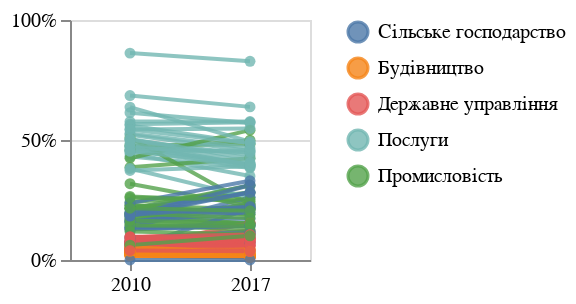

Notebook source saved alongside this figure:
### Code cell
base = alt.Chart(data_new).transform_fold(
   list(data_new.columns[1:6]),
   as_ = ["column", "value"]
).mark_line(point = True).encode(
    x = alt.X(field = 'Year', type = 'nominal', axis = alt.Axis(labelAngle=0, title='')),
    y = alt.Y(field = 'value', type = 'quantitative', 
              scale = alt.Scale(domain = [0, 1]),
              axis = alt.Axis(format='%', title='')),
    color = alt.Color('column:N', legend=alt.Legend(title='')),
    detail = alt.Detail('Region:N'),
    tooltip = alt.Tooltip(['Region:N', 
                           'Year:Q', 'value:Q']),
 opacity=alt.condition(
        select_region,
        alt.value(0.8),
        alt.value(0.1)
    ),
).add_selection(select_region).properties(
    width = 120, height = 120)
base

### Figure 1 — Vega-Lite specification as saved in the notebook (floating-point values rounded to 4 significant figures)
{"config": {"view": {"continuousWidth": 400, "continuousHeight": 300}}, "data": {"name": "data-f7e5d50328d5c71f3b58b2afc571cead"}, "mark": {"type": "line", "point": true}, "encoding": {"color": {"type": "nominal", "field": "column", "legend": {"title": ""}}, "detail": {"type": "nominal", "field": "Region"}, "opacity": {"condition": {"value": 0.8, "selection": "selector021"}, "value": 0.1}, "tooltip": [{"type": "nominal", "field": "Region"}, {"type": "quantitative", "field": "Year"}, {"type": "quantitative", "field": "value"}], "x": {"type": "nominal", "axis": {"labelAngle": 0, "title": ""}, "field": "Year"}, "y": {"type": "quantitative", "axis": {"format": "%", "title": ""}, "field": "value", "scale": {"domain": [0, 1]}}}, "height": 120, "selection": {"selector021": {"type": "single", "on": "mouseover", "fields": ["column"], "nearest": false, "empty": "all"}}, "transform": [{"fold": ["Cільське господарство", "Промисловість", "Будівництво", "Послуги", "Державне управління"], "as": ["column", "value"]}], "width": 120, "$schema": "https://vega.github.io/schema/vega-lite/v4.8.1.json", "datasets": {"data-f7e5d50328d5c71f3b58b2afc571cead": [{"Region, year": "Вінницька, 2010", "Cільське господарство": 0.216, "Промисловість": 0.193, "Будівництво": 0.041, "Послуги": 0.474, "Державне управління": 0.076, "Region": "Вінницька", "Year": 2010, "color": "pink"}, {"Region, year": "Вінницька, 2017", "Cільське господарство": 0.281, "Промисловість": 0.214, "Будівництво": 0.02, "Послуги": 0.398, "Державне управління": 0.087, "Region": "Вінницька", "Year": 2017, "color": "purple"}, {"Region, year": "Волинська, 2010", "Cільське господарство": 0.169, "Промисловість": 0.156, "Будівництво": 0.032, "Послуги": 0.577, "Державне управління": 0.066, "Region": "Волинська", "Year": 2010, "color": "pink"}, {"Region, year": "Волинська, 2017", "Cільське господарство": 0.172, "Промисловість": 0.154, "Будівництво": 0.021, "Послуги": 0.577, "Державне управління": 0.076, "Region": "Волинська", "Year": 2017, "color": "purple"}, {"Region, year": "Дніпропетровська, 2010", "Cільське господарство": 0.047, "Промисловість": 0.477, "Будівництво": 0.018, "Послуги": 0.431, "Державне управління": 0.027, "Region": "Дніпропетровська", "Year": 2010, "color": "pink"}, {"Region, year": "Дніпропетровська, 2017", "Cільське господарство": 0.073, "Промисловість": 0.482, "Будівництво": 0.018, "Послуги": 0.384, "Державне управління": 0.043, "Region": "Дніпропетровська", "Year": 2017, "color": "purple"}, {"Region, year": "Донецька, 2010", "Cільське господарство": 0.038, "Промисловість": 0.458, "Будівництво": 0.033, "Послуги": 0.444, "Державне управління": 0.027, "Region": "Донецька", "Year": 2010, "color": "pink"}, {"Region, year": "Донецька, 2017", "Cільське господарство": 0.072, "Промисловість": 0.499, "Будівництво": 0.017, "Послуги": 0.35, "Державне управління": 0.062, "Region": "Донецька", "Year": 2017, "color": "purple"}, {"Region, year": "Житомирська, 2010", "Cільське господарство": 0.163, "Промисловість": 0.215, "Будівництво": 0.029, "Послуги": 0.5, "Державне управління": 0.093, "Region": "Житомирська", "Year": 2010, "color": "pink"}, {"Region, year": "Житомирська, 2017", "Cільське господарство": 0.235, "Промисловість": 0.19, "Будівництво": 0.015, "Послуги": 0.438, "Державне управління": 0.122, "Region": "Житомирська", "Year": 2017, "color": "purple"}, {"Region, year": "Закарпатська, 2010", "Cільське господарство": 0.134, "Промисловість": 0.19, "Будівництво": 0.038, "Послуги": 0.566, "Державне управління": 0.072, "Region": "Закарпатська", "Year": 2010, "color": "pink"}, {"Region, year": "Закарпатська, 2017", "Cільське господарство": 0.152, "Промисловість": 0.151, "Будівництво": 0.031, "Послуги": 0.574, "Державне управління": 0.092, "Region": "Закарпатська", "Year": 2017, "color": "purple"}, {"Region, year": "Запорізька,2010", "Cільське господарство": 0.09, "Промисловість": 0.386, "Будівництво": 0.02, "Послуги": 0.457, "Державне управління": 0.047, "Region": "Запорізька", "Year": 2010, "color": "pink"}, {"Region, year": "Запорізька,2017", "Cільське господарство": 0.12, "Промисловість": 0.424, "Будівництво": 0.012, "Послуги": 0.387, "Державне управління": 0.057, "Region": "Запорізька", "Year": 2017, "color": "purple"}, {"Region, year": "Івано-Франківська, 2010", "Cільське господарство": 0.127, "Промисловість": 0.241, "Будівництво": 0.043, "Послуги": 0.527, "Державне управління": 0.062, "Region": "Івано-Франківська", "Year": 2010, "color": "pink"}, {"Region, year": "Івано-Франківська, 2017", "Cільське господарство": 0.144, "Промисловість": 0.28, "Будівництво": 0.045, "Послуги": 0.467, "Державне управління": 0.064, "Region": "Івано-Франківська", "Year": 2017, "color": "purple"}, {"Region, year": "Київська, 2010", "Cільське господарство": 0.135, "Промисловість": 0.182, "Будівництво": 0.05, "Послуги": 0.56, "Державне управління": 0.073, "Region": "Київська", "Year": 2010, "color": "pink"}, {"Region, year": "Київська, 2017", "Cільське господарство": 0.143, "Промисловість": 0.215, "Будівництво": 0.042, "Послуги": 0.487, "Державне управління": 0.113, "Region": "Київська", "Year": 2017, "color": "purple"}, {"Region, year": "Кіровоградська, 2010", "Cільське господарство": 0.198, "Промисловість": 0.228, "Будівництво": 0.023, "Послуги": 0.475, "Державне управління": 0.076, "Region": "Кіровоградська", "Year": 2010, "color": "pink"}, {"Region, year": "Кіровоградська, 2017", "Cільське господарство": 0.313, "Промисловість": 0.191, "Будівництво": 0.012, "Послуги": 0.395, "Державне управління": 0.089, "Region": "Кіровоградська", "Year": 2017, "color": "purple"}, {"Region, year": "Луганська, 2010", "Cільське господарство": 0.05, "Промисловість": 0.51, "Будівництво": 0.017, "Послуги": 0.373, "Державне управління": 0.05, "Region": "Луганська", "Year": 2010, "color": "pink"}, {"Region, year": "Луганська, 2017", "Cільське господарство": 0.213, "Промисловість": 0.231, "Будівництво": 0.01, "Послуги": 0.391, "Державне управління": 0.155, "Region": "Луганська", "Year": 2017, "color": "purple"}, {"Region, year": "Львівська, 2010", "Cільське господарство": 0.096, "Промисловість": 0.174, "Будівництво": 0.04, "Послуги": 0.614, "Державне управління": 0.076, "Region": "Львівська", "Year": 2010, "color": "pink"}, {"Region, year": "Львівська, 2017", "Cільське господарство": 0.096, "Промисловість": 0.229, "Будівництво": 0.027, "Послуги": 0.571, "Державне управління": 0.077, "Region": "Львівська", "Year": 2017, "color": "purple"}, {"Region, year": "Миколаївська, 2010", "Cільське господарство": 0.159, "Промисловість": 0.228, "Будівництво": 0.033, "Послуги": 0.522, "Державне управління": 0.058, "Region": "Миколаївська", "Year": 2010, "color": "pink"}, {"Region, year": "Миколаївська, 2017", "Cільське господарство": 0.219, "Промисловість": 0.211, "Будівництво": 0.016, "Послуги": 0.454, "Державне управління": 0.1, "Region": "Миколаївська", "Year": 2017, "color": "purple"}, {"Region, year": "Одеська, 2010", "Cільське господарство": 0.077, "Промисловість": 0.148, "Будівництво": 0.031, "Послуги": 0.685, "Державне управління": 0.059, "Region": "Одеська", "Year": 2010, "color": "pink"}, {"Region, year": "Одеська, 2017", "Cільське господарство": 0.115, "Промисловість": 0.125, "Будівництво": 0.046, "Послуги": 0.638, "Державне управління": 0.076, "Region": "Одеська", "Year": 2017, "color": "purple"}, {"Region, year": "Полтавська, 2010", "Cільське господарство": 0.129, "Промисловість": 0.424, "Будівництво": 0.027, "Послуги": 0.381, "Державне управління": 0.039, "Region": "Полтавська", "Year": 2010, "color": "pink"}, {"Region, year": "Полтавська, 2017", "Cільське господарство": 0.143, "Промисловість": 0.541, "Будівництво": 0.014, "Послуги": 0.261, "Державне управління": 0.041, "Region": "Полтавська", "Year": 2017, "color": "purple"}, {"Region, year": "Рівненська, 2010", "Cільське господарство": 0.159, "Промисловість": 0.265, "Будівництво": 0.044, "Послуги": 0.468, "Державне управління": 0.064, "Region": "Рівненська", "Year": 2010, "color": "pink"}, {"Region, year": "Рівненська, 2017", "Cільське господарство": 0.199, "Промисловість": 0.245, "Будівництво": 0.024, "Послуги": 0.448, "Державне управління": 0.084, "Region": "Рівненська", "Year": 2017, "color": "purple"}, {"Region, year": "Сумська, 2010", "Cільське господарство": 0.135, "Промисловість": 0.318, "Будівництво": 0.021, "Послуги": 0.454, "Державне управління": 0.072, "Region": "Сумська", "Year": 2010, "color": "pink"}, {"Region, year": "Сумська, 2017", "Cільське господарство": 0.261, "Промисловість": 0.225, "Будівництво": 0.011, "Послуги": 0.399, "Державне управління": 0.104, "Region": "Сумська", "Year": 2017, "color": "purple"}, {"Region, year": "Тернопільська, 2010", "Cільське господарство": 0.194, "Промисловість": 0.144, "Будівництво": 0.039, "Послуги": 0.544, "Державне управління": 0.079, "Region": "Тернопільська", "Year": 2010, "color": "pink"}, {"Region, year": "Тернопільська, 2017", "Cільське господарство": 0.281, "Промисловість": 0.142, "Будівництво": 0.017, "Послуги": 0.486, "Державне управління": 0.074, "Region": "Тернопільська", "Year": 2017, "color": "purple"}, {"Region, year": "Харківська, 2010", "Cільське господарство": 0.064, "Промисловість": 0.214, "Будівництво": 0.039, "Послуги": 0.637, "Державне управління": 0.046, "Region": "Харківська", "Year": 2010, "color": "pink"}, {"Region, year": "Харківська, 2017", "Cільське господарство": 0.111, "Промисловість": 0.31, "Будівництво": 0.026, "Послуги": 0.493, "Державне управління": 0.06, "Region": "Харківська", "Year": 2017, "color": "purple"}, {"Region, year": "Херсонська, 2010", "Cільське господарство": 0.237, "Промисловість": 0.165, "Будівництво": 0.023, "Послуги": 0.504, "Державне управління": 0.071, "Region": "Херсонська", "Year": 2010, "color": "pink"}, {"Region, year": "Херсонська, 2017", "Cільське господарство": 0.33, "Промисловість": 0.151, "Будівництво": 0.012, "Послуги": 0.423, "Державне управління": 0.084, "Region": "Херсонська", "Year": 2017, "color": "purple"}, {"Region, year": "Хмельницька, 2010", "Cільське господарство": 0.184, "Промисловість": 0.194, "Будівництво": 0.035, "Послуги": 0.502, "Державне управління": 0.085, "Region": "Хмельницька", "Year": 2010, "color": "pink"}, {"Region, year": "Хмельницька, 2017", "Cільське господарство": 0.311, "Промисловість": 0.175, "Будівництво": 0.019, "Послуги": 0.406, "Державне управління": 0.089, "Region": "Хмельницька", "Year": 2017, "color": "purple"}, {"Region, year": "Черкаська, 2010", "Cільське господарство": 0.196, "Промисловість": 0.259, "Будівництво": 0.027, "Послуги": 0.454, "Державне управління": 0.064, "Region": "Черкаська", "Year": 2010, "color": "pink"}, {"Region, year": "Черкаська, 2017", "Cільське господарство": 0.218, "Промисловість": 0.252, "Будівництво": 0.013, "Послуги": 0.456, "Державне управління": 0.061, "Region": "Черкаська", "Year": 2017, "color": "purple"}, {"Region, year": "Чернівецька, 2010", "Cільське господарство": 0.187, "Промисловість": 0.119, "Будівництво": 0.053, "Послуги": 0.544, "Державне управління": 0.097, "Region": "Чернівецька", "Year": 2010, "color": "pink"}, {"Region, year": "Чернівецька, 2017", "Cільське господарство": 0.223, "Промисловість": 0.107, "Будівництво": 0.031, "Послуги": 0.548, "Державне управління": 0.091, "Region": "Чернівецька", "Year": 2017, "color": "purple"}, {"Region, year": "Чернігівська, 2010", "Cільське господарство": 0.183, "Промисловість": 0.216, "Будівництво": 0.02, "Послуги": 0.485, "Державне управління": 0.096, "Region": "Чернігівська", "Year": 2010, "color": "pink"}, {"Region, year": "Чернігівська, 2017", "Cільське господарство": 0.282, "Промисловість": 0.205, "Будівництво": 0.011, "Послуги": 0.396, "Державне управління": 0.106, "Region": "Чернігівська", "Year": 2017, "color": "purple"}, {"Region, year": "м.Київ, 2010", "Cільське господарство": 0.0, "Промисловість": 0.062, "Будівництво": 0.036, "Послуги": 0.862, "Державне управління": 0.04, "Region": "м.Київ", "Year": 2010, "color": "pink"}, {"Region, year": "м.Київ, 2017", "Cільське господарство": 0.0, "Промисловість": 0.101, "Будівництво": 0.035, "Послуги": 0.828, "Державне управління": 0.036, "Region": "м.Київ", "Year": 2017, "color": "purple"}]}}
